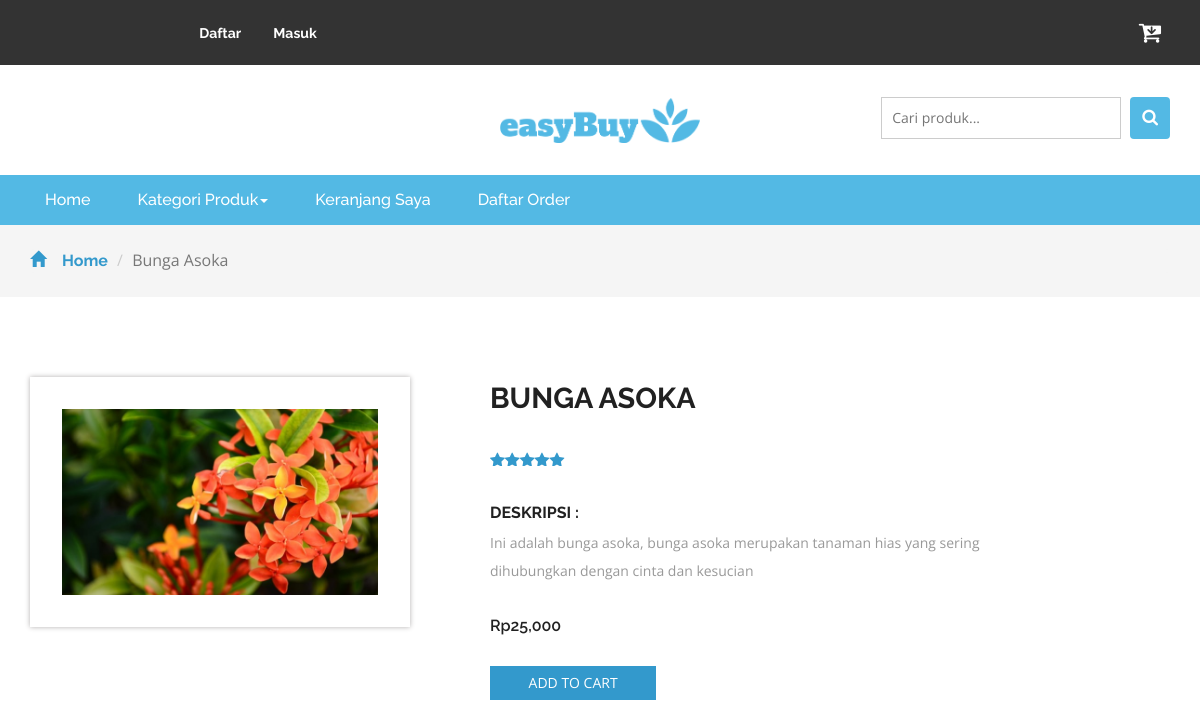
The app's page /product.php?idproduk=11 with its own data.
### tables this page shows
CREATE TABLE `produk` (
  `idproduk` int(11) NOT NULL,
  `idkategori` int(11) NOT NULL,
  `namaproduk` varchar(30) NOT NULL,
  `gambar` varchar(100) NOT NULL,
  `deskripsi` varchar(200) NOT NULL,
  `rate` int(11) NOT NULL,
  `hargabefore` int(11) NOT NULL,
  `hargaafter` int(11) NOT NULL,
  `tgldibuat` timestamp NOT NULL DEFAULT current_timestamp()
);

### product.php (the view, shortened to what this page needs)
<?php
include 'dbconnect.php';
$idproduk = $_GET['idproduk'];
?>
<!DOCTYPE html>
<html>
<head>
<link href="css/bootstrap.css" rel="stylesheet" type="text/css" media="all" />
<link href="css/style.css" rel="stylesheet" type="text/css" media="all" />
<link href="css/font-awesome.css" rel="stylesheet">
</head>
<body>
	<div class="agileits_header">
		<div class="container">
			<div class="agile-login">
				<ul>
				<?php
				if(!isset($_SESSION['log'])){
					echo '
					<li><a href="registered.php"> Daftar</a></li>
					<li><a href="login.php">Masuk</a></li>
					';
				}
				?>
				</ul>
			</div>
			<div class="product_list_header">
					<a href="cart.php"><button class="w3view-cart" type="submit" name="submit" value=""><i class="fa fa-cart-arrow-down" aria-hidden="true"></i></button>
					 </a>
			</div>
			<div class="clearfix"> </div>
		</div>
	</div>
	<div class="logo_products">
		<div class="container">
			<div class="w3ls_logo_products_left">
				<h1><a href="index.php"><img src="images/easybuylogo3.png" alt="gaada" style="width:200px;"></a></h1>
			</div>
		<div class="w3l_search">
			<form action="search.php" method="post">
				<input type="search" name="Search" placeholder="Cari produk...">
				<button type="submit" class="btn btn-default search" aria-label="Left Align">
					<i class="fa fa-search" aria-hidden="true"> </i>
				</button>
			</form>
		</div>
		</div>
	</div>
	<div class="navigation-agileits">
		<div class="container">
			<nav class="navbar navbar-default">
							<div class="collapse navbar-collapse" id="bs-megadropdown-tabs">
								<ul class="nav navbar-nav">
									<li class="active"><a href="index.php" class="act">Home</a></li>
									<li class="dropdown">
										<a href="#" class="dropdown-toggle" data-toggle="dropdown">Kategori Produk<b class="caret"></b></a>
									</li>
									<li><a href="cart.php">Keranjang Saya</a></li>
									<li><a href="konfirmasi.php">Daftar Order</a></li>
								</ul>
							</div>
							</nav>
			</div>
		</div>
	<div class="breadcrumbs">
		<div class="container">
			<ol class="breadcrumb breadcrumb1 animated wow slideInLeft" data-wow-delay=".5s">
				<li><a href="index.php"><span class="glyphicon glyphicon-home" aria-hidden="true"></span>Home</a></li>
				<li class="active"><?php
				$p = mysqli_fetch_array(mysqli_query($conn,"Select * from produk where idproduk='$idproduk'"));
				echo $p['namaproduk'];
				?></li>
			</ol>
		</div>
	</div>
	<div class="products">
		<div class="container">
			<div class="agileinfo_single">
				<div class="col-md-4 agileinfo_single_left">
					<img id="example" src="<?php echo $p['gambar']?>" alt=" " class="img-responsive">
				</div>
				<div class="col-md-8 agileinfo_single_right">
				<h2><?php echo $p['namaproduk'] ?></h2>
					<div class="rating1">
						<span class="starRating">
							<?php
								$rate = $p['rate'];
								for($n=1;$n<=$rate;$n++){
								echo '<i class="fa fa-star blue-star" aria-hidden="true"></i>';
								};
								?>
						</span>
					</div>
					<div class="w3agile_description">
						<h4>Deskripsi :</h4>
						<p><?php echo $p['deskripsi'] ?></p>
					</div>
					<div class="snipcart-item block">
						<div class="snipcart-thumb agileinfo_single_right_snipcart">
							<h4 class="m-sing">Rp<?php echo number_format($p['hargaafter']) ?>
						</div>
						<div class="snipcart-details agileinfo_single_right_details">
							<form action="#" method="post">
								<fieldset>
									<input type="submit" name="addprod" value="Add to cart" class="button">
								</fieldset>
							</form>
						</div>
					</div>
				</div>
				<div class="clearfix"> </div>
			</div>
		</div>
	</div>
<link href="css/skdslider.css" rel="stylesheet">
</body>
</html>

### records on screen
produk: namaproduk "Bunga Asoka", gambar (picture), namaproduk "BUNGA ASOKA", rate 5 (drawn), deskripsi "Ini adalah bunga asoka, bunga asoka merupakan tanaman hias yang sering dihubungkan dengan cinta dan kesucian", hargaafter "25,000"
